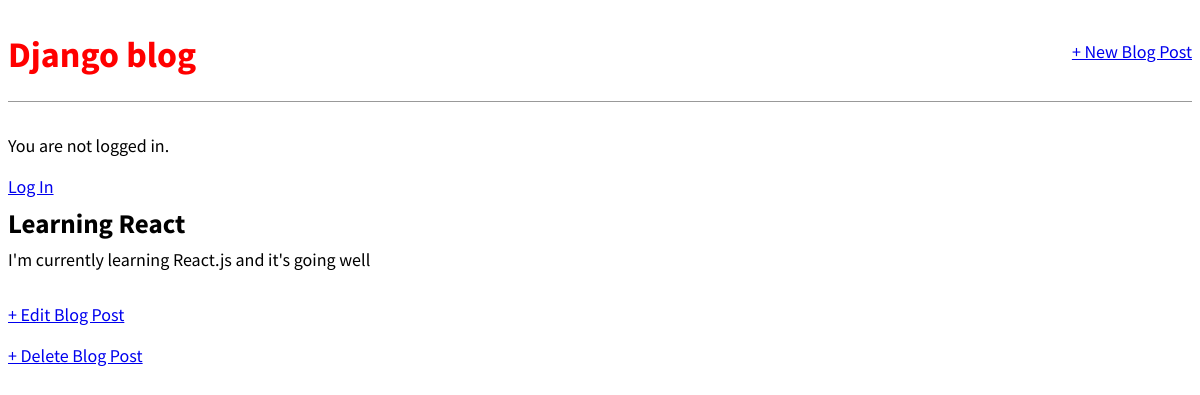
/post/1, run on the app's committed database.
### blog/models.py (models this page shows, shortened)
class Post(models.Model):
    title = models.CharField(max_length=200)
    author = models.ForeignKey('auth.User', on_delete=models.CASCADE)
    body = models.TextField()

### blog/views.py (the view)
# urls.py: path('post/<int:pk>', BlogDetailView.as_view(), name='post_detail'),
class BlogDetailView(DetailView):
    model = Post
    template_name = 'post_detail.html'

### templates/post_detail.html
{% extends 'base.html' %}
{% block content %}
    <div class="post-entry">
        <h2>{{ post.title }}</h2>
        <p>{{ post.body }}</p>
    </div>
    <p><a href="{% url 'post_edit' post.pk %}">+ Edit Blog Post</a></p>
    <p><a href="{% url 'post_delete' post.pk %}">+ Delete Blog Post</a></p>
{% endblock content %}

### static/css/base.css (style rules this page uses)
body { font-family: 'Source Sans Pro', sans-serif; font-size: 18px; }
.post-entry { margin-bottom: 2rem; }
.post-entry h2 { margin: 0.5rem 0; }
.post-entry p { margin: 0; font-weight: 400; }

### data on the page
Post: title "Learning React", body "I'm currently learning React.js and it's going well"
